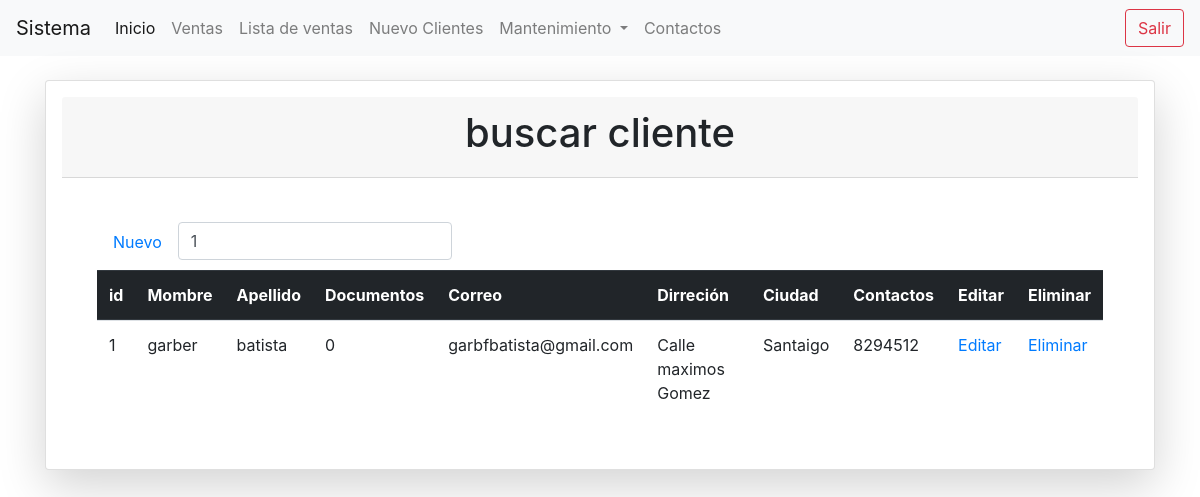
Before: /buscar_cliente.php?busqueda=1 (signed in) with the older database file.
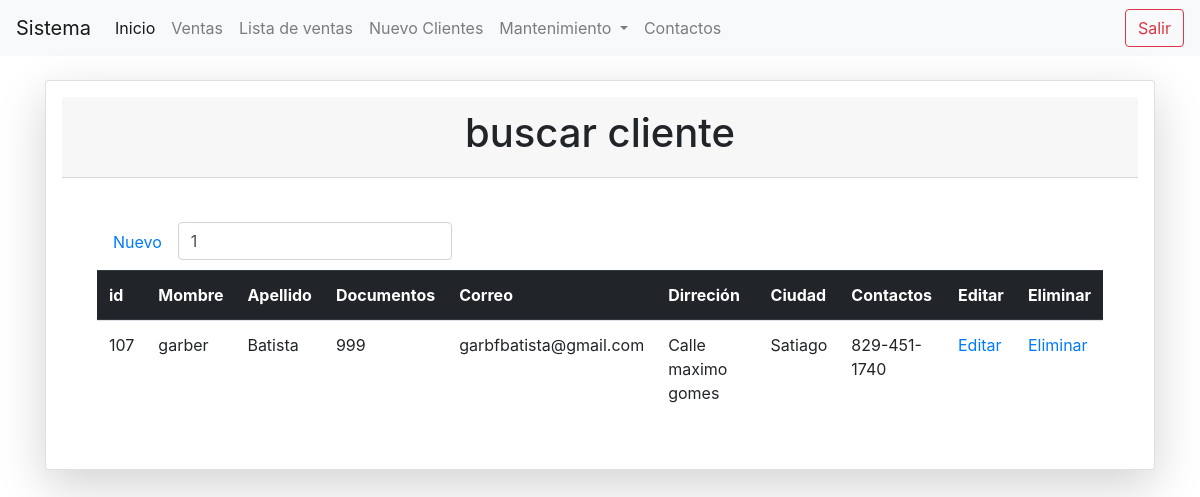
After: the same page with the newer database file.
### tables this page shows
CREATE TABLE `cliente` (
  `idcliente` int(11) NOT NULL COMMENT 'Llave primaria',
  `nombre` varchar(45) NOT NULL COMMENT 'Nombre de cliente',
  `apellido` varchar(45) NOT NULL COMMENT 'Apellido de cliente',
  `documentos` varchar(45) NOT NULL COMMENT 'Documentos de cliente',
  `correo` varchar(30) NOT NULL COMMENT 'Correo de cliente',
  `dirrecion` varchar(20) NOT NULL COMMENT 'Dirección de cliente',
  `ciudad` varchar(45) NOT NULL COMMENT 'Regio de cliente',
  `movil` varchar(13) NOT NULL COMMENT 'Contactos de cliente ',
  `estatus` varchar(45) NOT NULL DEFAULT '1' COMMENT 'Estatus de cliente sin esta activo o inactivo ',
  `idusuario` int(11) NOT NULL DEFAULT 1
);

### buscar_cliente.php (the view, shortened to what this page needs)
<?php
include "conexion.php";
?>
<!doctype html>
<html lang="en">
  <head>
 <?PHP
 include "nav.php";
 ?>
  </head>
  <body>
    <br>
       <div class="container">
        <div class="row">
            <div class="col-lg-12 col-md-6">
            <div class="card shadow-lg p-3 mb-5 bg-white ">
            <div class="card-header text-center"> <h1>buscar cliente</h1></div>
            <div class="card-body col-md-12">
            <div class="container">
            <?php
                $busqueda = $_REQUEST['busqueda'];
                ?>
          <br>
            <ul class="nav nav">
              <li class="nav-item com-md-12">
                <a class="nav-link active" href="usuario.php">Nuevo</a>
              </li>
              <form action="buscar_cliente.php" method="get">
            <div class="input-group">
            <div class="form-outline">
            <input type="search" id="form1" name="busqueda" value="<?php echo $busqueda; ?>" class="form-control" />
            </div>
                  </div>
                </form>
            <br>
            <br>
            <table class="table table-responsive table-hover">
            <thead class="thead-dark">
              <tr>
              <th scope="col">id</th>
                <th scope="col">Mombre</th>
                <th scope="col">Apellido</th>
                <th scope="col">Documentos</th>
                <th scope="col">Correo</th>
                <th scope="col">Dirreción</th>
                <th scope="col">Ciudad</th>
                <th scope="col">Contactos</th>
                <th scope="col">Editar</th>
                <th scope="col">Eliminar</th>
                 </thead>
                 <tbody>
                  <tr>
                  <?php
                   $por_pagina = 5;
                   if(empty($_GET['pagina']))
                   {
                     $pagina = 1;
                   }else{
                    $pagina = $_GET['pagina'];
                   }
                   $desde = ($pagina -1) * $por_pagina;
                 $qury = mysqli_query($conection,"SELECT * FROM cliente  WHERE
                 (
                  idcliente LIKE '%$busqueda%' OR
                      nombre LIKE '%$busqueda%' OR
                    	apellido LIKE '%$busqueda%' OR
                      documentos LIKE '$busqueda%'OR
                      correo LIKE '$busqueda%'OR
                      dirrecion LIKE '%$busqueda%' OR
                      ciudad LIKE '%$busqueda%' OR
                      movil LIKE '%$busqueda%')
                 AND
                  estatus = 1 ORDER BY idcliente ASC
                 LIMIT $desde,$por_pagina");
                $result = mysqli_num_rows($qury);
                 if($result>0){
                   while($data= mysqli_fetch_array($qury)){
                   ?>
                   <tr>
                   <td><?php echo $data["idcliente"]?></td>
                    <td><?php echo $data["nombre"];?></td>
                    <td><?php echo $data["apellido"];?></td>
                    <td><?php echo $data["documentos"];?></td>
                    <td><?php echo $data["correo"];?></td>
                    <td><?php echo $data["dirrecion"];?></td>
                    <td><?php echo $data["ciudad"];?></td>
                    <td><?php echo $data["movil"];?></td>
                    <td>
                      <a href="edit_usuario.php?id=<?php echo $data["idusuario"];?>">Editar</a>
                    </td>
                    <td>
                    <a href="eliminar_confimar_cliente.php?id=<?php echo $data["idusuario"];?>">Eliminar</a>
                    </td>
                   </tr>
                   <?php
                   }
                 }
                 ?>
                 </tbody>
                </table>
                </ul>
                </div>
                </div>
                </div>
            </div>
           </div>
      </div>
  </body>
</html>

Changed rows visible on the page:
no longer on this page (row edited): cliente: idcliente "1", nombre "garber", apellido "batista", documentos "0", correo "garbfbatista@gmail.com", dirrecion "Calle maximos Gomez", ciudad "Santaigo", movil "8294512"
added cliente: idcliente "107", nombre "garber", apellido "Batista", documentos "999", correo "garbfbatista@gmail.com", dirrecion "Calle maximo gomes", ciudad "Satiago", movil "829-451-1740"
